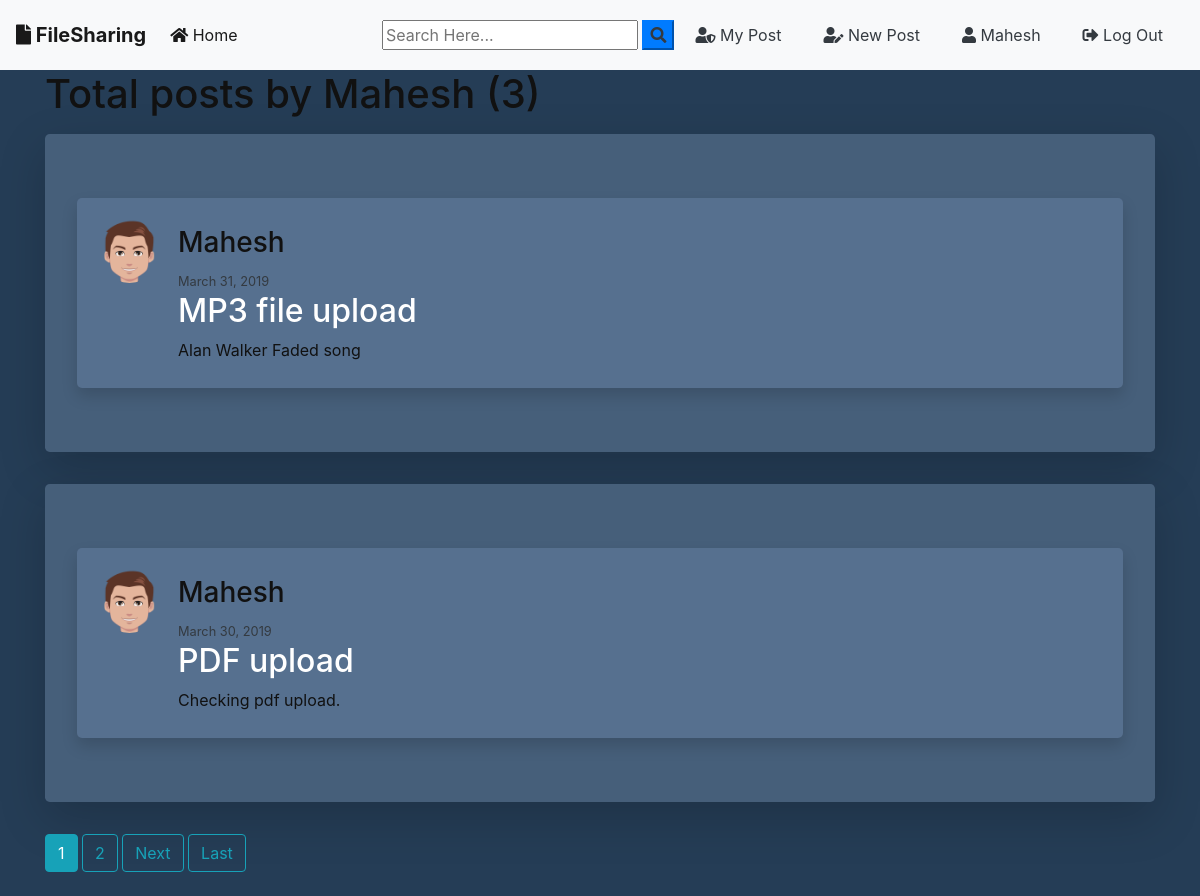
/user/Mahesh (signed in), run on the app's committed database.
### blog/models.py (models this page shows, shortened)
class Post(models.Model):
	title = models.CharField(max_length=100)
	file = models.FileField(null=True,blank=True,upload_to='Files')
	content = models.TextField()
	date_posted = models.DateTimeField(default=timezone.now)
	author = models.ForeignKey(User, on_delete=models.CASCADE)

### users/models.py (models this page shows, shortened)
class Profile(models.Model):
    user = models.OneToOneField(User, on_delete=models.CASCADE)
    image = models.ImageField(default='default.jpg', upload_to='profile_pics')

### blog/views.py (the view)
# urls.py: path('user/<str:username>', UserPostListView.as_view(), name='user-posts'),
class UserPostListView(ListView):
    model = Post
    template_name = 'blog/user_posts.html'  # <app>/<model>_<viewtype>.html
    context_object_name = 'posts'
    paginate_by = 2
    def get_queryset(self):
        user = get_object_or_404(User, username=self.kwargs.get('username'))
        return Post.objects.filter(author=user).order_by('-date_posted')

### blog/templates/blog/user_posts.html (shortened to what this page needs)
{% extends "blog/base.html" %}
{% block content %}
    <h1 class="mb-3">Total posts by {{ view.kwargs.username }} ({{ page_obj.paginator.count }})</h1>
    {% for post in posts %}
    <div class="jumbotron mt-3  shadow-lg" style="background: rgb(70,95,122);">
      <article class="media  shadow" style="background: rgb(86,112,143); border-radius: 5px; padding: 20px 20px 10px 20px;">
          <img class="rounded-circle article-img" src="{{ post.author.profile.image.url }}">
          <div class="media-body">
            <h4 class="">
              <h3 class="mr-2" href="{% url 'user-posts' post.author.username %}">{{ post.author }}</h3>
              <small class="text-dark">{{ post.date_posted|date:"F d, Y" }}</small>
            </h4>
            <h2><a class="article-title" href="{% url 'post-detail' post.id %}">{{ post.title }}</a></h2>
            <p class="article-content">{{ post.content }}</p>
          </div>
        </article>
      </div>
    {% endfor %}
    {% if is_paginated %}
      {% for num in page_obj.paginator.page_range %}
        {% if page_obj.number == num %}
          <a class="btn btn-info mb-4" href="?page={{ num }}">{{ num }}</a>
        {% elif num > page_obj.number|add:'-3' and num < page_obj.number|add:'3' %}
          <a class="btn btn-outline-info mb-4" href="?page={{ num }}">{{ num }}</a>
        {% endif %}
      {% endfor %}
      {% if page_obj.has_next %}
        <a class="btn btn-outline-info mb-4" href="?page={{ page_obj.next_page_number }}">Next</a>
        <a class="btn btn-outline-info mb-4" href="?page={{ page_obj.paginator.num_pages }}">Last</a>
      {% endif %}
    {% endif %}
{% endblock content %}

### blog/templates/blog/base.html (shortened to what this page needs)
{% load static %}
<!doctype html>
<html lang="en">
  <head>
    <link rel="stylesheet" href="https://stackpath.bootstrapcdn.com/bootstrap/4.3.1/css/bootstrap.min.css">
    <link rel="stylesheet" href="https://use.fontawesome.com/releases/v5.8.1/css/all.css" >
    <link rel="stylesheet" href="{% static 'blog/main.css' %}">
</head>
  <body style="background-color: rgb(37,61,86);">
        <nav class="navbar navbar-expand-lg navbar-light bg-light" >
                <a class="navbar-brand font-weight-bold" href="{% url 'blog-home' %}"><i class="fas fa-file"></i> FileSharing</a>
                <div class="collapse navbar-collapse" id="navbarSupportedContent">
                  <ul class="navbar-nav mr-auto">
                    <li class="nav-item active">
                      <a class="nav-link" href="{% url 'blog-home' %}"><i class="fas fa-home"></i> Home <span class="sr-only">(current)</span></a>
                    </li>
                  </ul>
                  <form id="searchform" action="{% url 'search' %}" method="get">
                    <input type="text" name="q" type="text" value="{{ request.GET.q }}" placeholder="Search Here..." />
                    <button type="button" onclick="searchform.submit()" class=" text-dark my-color btn-primary"><i class="fa fa-search"></i></button>
                </form>
                    {% if user.is_authenticated %}
                    <a href="{% url 'user-posts' user %}" class="btn text-dark m-2"><i class="fas fa-user-shield"></i> My Post</a>
                    <a href="{% url 'post-create' %} " class="btn text-dark m-2"><i class="fas fa-user-edit"></i> New Post</a>
                    <a href="{% url 'profile' %} " class="btn text-dark m-2"><i class="fas fa-user"></i> {{ user.username }}</a>
                    <a href="{% url 'logout' %} " class="btn text-dark m-2"><i class="fas fa-sign-out-alt"></i> Log Out</a>
                    {% else %}
                    <a href="{% url 'login' %} " class="btn text-dark m-2" ><i class="fas fa-user-tie" ></i> Log In</a>
                    <a href="{% url 'register' %} " class="btn text-dark m-2"> <i class="fas fa-sign-in-alt"></i> Sign Up</a>
                    {% endif %}
                </div>
              </nav>
      <div class="container my-bg" >
    {% block content %}
    {% endblock  %}
</div>
  </body>
</html>

### blog/static/blog/main.css (style rules this page uses)
body { background: #fafafa; color: #111; margin-top: 0; }
h1, h2, h3, h4, h5, h6 { color: #111; }
ul { margin: 0; }
.article-title { color: #fff; }
.article-content { white-space: pre-line; }
.article-img { height: 65px; width: 65px; margin-right: 16px; }

### data on the page
Post: author.profile.image (picture), author "Mahesh", date_posted "March 31, 2019", title "MP3 file upload", content "Alan Walker Faded song"
Post: author.profile.image (picture), author "Mahesh", date_posted "March 30, 2019", title "PDF upload", content "Checking pdf upload."

### other printed values
{{ user.username }} "Mahesh"
{{ view.kwargs.username }} "Mahesh"
{{ page_obj.paginator.count }} "3"
{{ num }} "1"
{{ num }} "2"
